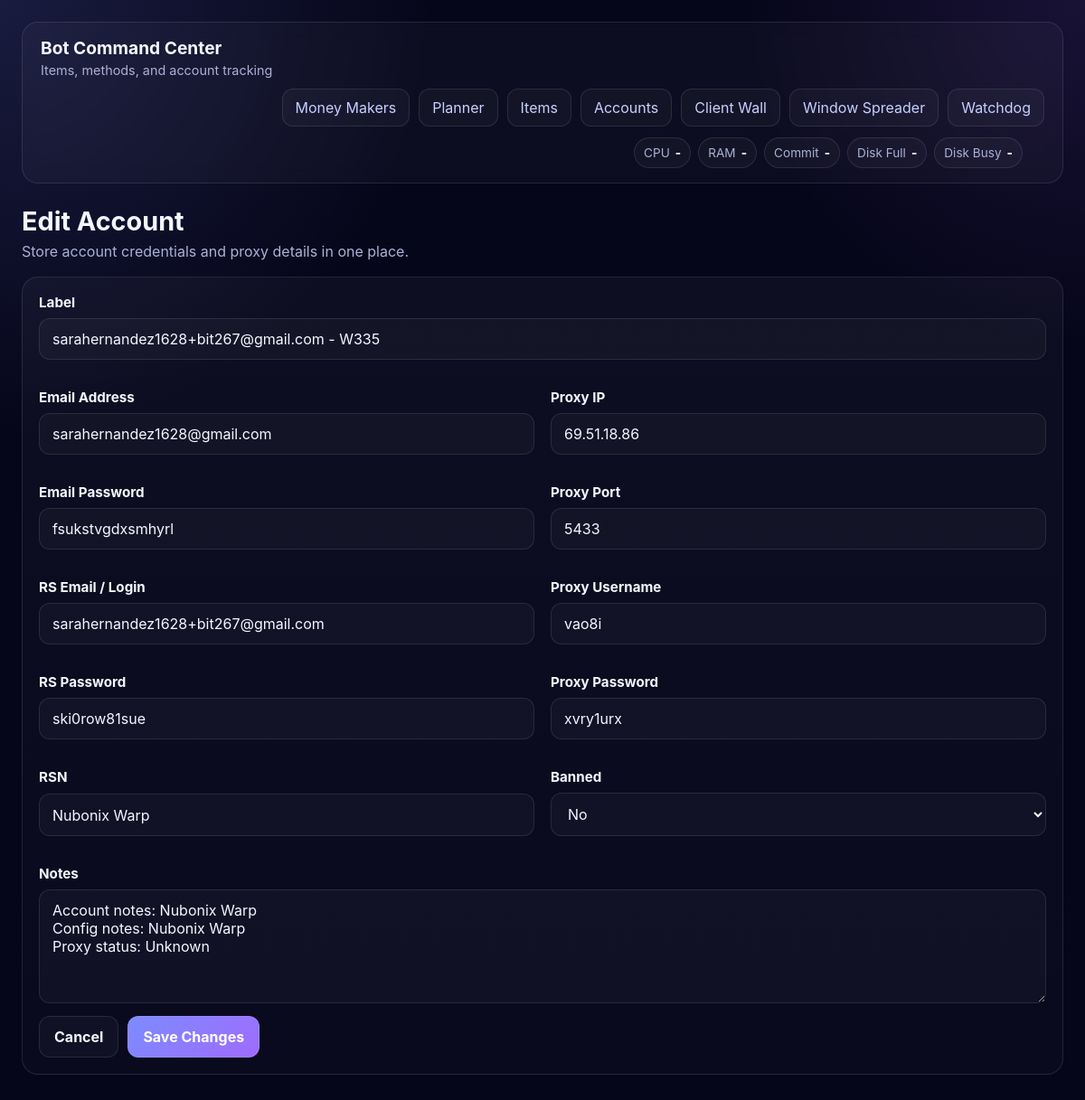
Page /accounts/24/edit on the committed database.
### app/models.py (models this page shows)
class Account(Base):
    __tablename__ = "account"
    id: Mapped[int] = mapped_column(primary_key=True)
    label: Mapped[str] = mapped_column(String(255), index=True)
    email_address: Mapped[Optional[str]] = mapped_column(String(255), nullable=True)
    email_password: Mapped[Optional[str]] = mapped_column(String(255), nullable=True)
    rs_email: Mapped[Optional[str]] = mapped_column(String(255), nullable=True)
    rs_password: Mapped[Optional[str]] = mapped_column(String(255), nullable=True)
    rsn: Mapped[Optional[str]] = mapped_column(String(255), nullable=True)
    proxy_ip: Mapped[Optional[str]] = mapped_column(String(255), nullable=True)
    proxy_port: Mapped[Optional[str]] = mapped_column(String(50), nullable=True)
    proxy_username: Mapped[Optional[str]] = mapped_column(String(255), nullable=True)
    proxy_password: Mapped[Optional[str]] = mapped_column(String(255), nullable=True)
    notes: Mapped[Optional[str]] = mapped_column(Text, nullable=True)
    botting_hub_config_id: Mapped[Optional[int]] = mapped_column(Integer, nullable=True, unique=True, index=True)
    botting_hub_account_id: Mapped[Optional[int]] = mapped_column(Integer, nullable=True, index=True)
    botting_hub_proxy_id: Mapped[Optional[int]] = mapped_column(Integer, nullable=True, index=True)
    world: Mapped[Optional[int]] = mapped_column(Integer, nullable=True)
    status: Mapped[Optional[str]] = mapped_column(String(50), nullable=True)
    banned: Mapped[bool] = mapped_column(default=False, server_default="0")
    created_at: Mapped[datetime] = mapped_column(
        DateTime(timezone=True),
        server_default=func.now(),
    )
    updated_at: Mapped[datetime] = mapped_column(
        DateTime(timezone=True),
        server_default=func.now(),
        onupdate=func.now(),
    )
    plan_assignments: Mapped[list["AccountPlanAssignment"]] = relationship(
        back_populates="account",
        cascade="all, delete-orphan",
    )
    progress: Mapped[Optional["AccountProgress"]] = relationship(
        back_populates="account",
        cascade="all, delete-orphan",
        uselist=False,
    )
    goals: Mapped[list["AccountGoal"]] = relationship(
        back_populates="account",
        cascade="all, delete-orphan",
    )
    expenses: Mapped[list["AccountExpense"]] = relationship(
        back_populates="account",
        cascade="all, delete-orphan",
    )

### app/main.py (the view)
@app.get("/accounts/{account_id}/edit", response_class=HTMLResponse)
def edit_account_form(request: Request, account_id: int, session: Session = Depends(get_session)):
    account = session.get(Account, account_id)
    if not account:
        raise HTTPException(status_code=404, detail="Account not found")
    return templates.TemplateResponse(
        request,
        "account_form.html",
        {
            "request": request,
            "account": account,
            "message": request.query_params.get("message"),
        },
    )

### app/templates/account_form.html (shortened to what this page needs)
{% extends "base.html" %}
{% block content %}
{% set editing = account is defined and account %}
<div class="page-header">
    <div>
        <h2>{% if editing %}Edit Account{% else %}New Account{% endif %}</h2>
        <p>Store account credentials and proxy details in one place.</p>
    </div>
</div>
<div class="card">
    <form action="{% if editing %}/accounts/{{ account.id }}/edit{% else %}/accounts/new{% endif %}" method="post">
        <div class="form-grid">
            <div class="form-group form-group-full">
                <label for="label">Label</label>
                <input type="text" name="label" id="label" value="{{ account.label if editing else '' }}" placeholder="Example: Fletching Batch 01" required>
            </div>
            <div class="form-group">
                <label for="email_address">Email Address</label>
                <input type="text" name="email_address" id="email_address" value="{{ account.email_address if editing else '' }}">
            </div>
            <div class="form-group">
                <label for="proxy_ip">Proxy IP</label>
                <input type="text" name="proxy_ip" id="proxy_ip" value="{{ account.proxy_ip if editing else '' }}">
            </div>
            <div class="form-group">
                <label for="email_password">Email Password</label>
                <input type="text" name="email_password" id="email_password" value="{{ account.email_password if editing else '' }}">
            </div>
            <div class="form-group">
                <label for="proxy_port">Proxy Port</label>
                <input type="text" name="proxy_port" id="proxy_port" value="{{ account.proxy_port if editing else '' }}">
            </div>
            <div class="form-group">
                <label for="rs_email">RS Email / Login</label>
                <input type="text" name="rs_email" id="rs_email" value="{{ account.rs_email if editing else '' }}">
            </div>
            <div class="form-group">
                <label for="proxy_username">Proxy Username</label>
                <input type="text" name="proxy_username" id="proxy_username" value="{{ account.proxy_username if editing else '' }}">
            </div>
            <div class="form-group">
                <label for="rs_password">RS Password</label>
                <input type="text" name="rs_password" id="rs_password" value="{{ account.rs_password if editing else '' }}">
            </div>
            <div class="form-group">
                <label for="proxy_password">Proxy Password</label>
                <input type="text" name="proxy_password" id="proxy_password" value="{{ account.proxy_password if editing else '' }}">
            </div>
            <div class="form-group">
                <label for="rsn">RSN</label>
                <input type="text" name="rsn" id="rsn" value="{{ account.rsn if editing else '' }}">
            </div>
            <div class="form-group">
                <label for="banned">Banned</label>
                {% set banned_value = 'true' if editing and account.banned else 'false' %}
                <select name="banned" id="banned">
                    <option value="false" {% if banned_value == 'false' %}selected{% endif %}>No</option>
                </select>
            </div>
            <div class="form-group form-group-full">
                <label for="notes">Notes</label>
                <textarea name="notes" id="notes" rows="5" placeholder="Optional notes">{{ account.notes if editing and account.notes else '' }}</textarea>
            </div>
        </div>
        <div class="actions">
            <a href="/accounts"><button type="button" class="secondary">Cancel</button></a>
            <button type="submit">{% if editing %}Save Changes{% else %}Create Account{% endif %}</button>
        </div>
    </form>
</div>
{% endblock %}

### app/templates/base.html (style rules this page uses)
:root { color-scheme: dark; --bg: #06061a; --card: #0e1030; --card-2: #13163f; --border: rgba(255,255,255,0.10); --text: #f5f7ff; --muted: #aab2d5; --accent: #7c8cff; --accent-2: #9f6bff; --good: #58d68d; --bad: #ff6b81; --warn: #ffd166; }
* { box-sizing: border-box; }
body { margin: 0; font-family: Inter, Segoe UI, Arial, sans-serif; background: radial-gradient(circle at top left, rgba(124, 140, 255, 0.16), transparent 28%), radial-gradient(circle at top right, rgba(159, 107, 255, 0.12), transparent 22%), var(--bg); color: var(--text); }
a { color: #c7d0ff; text-decoration: none; }
.page-header { display: flex; gap: 16px; justify-content: space-between; align-items: flex-start; flex-wrap: wrap; margin-bottom: 18px; }
.page-header h2 { margin: 0 0 6px 0; font-size: 1.8rem; }
.page-header p { margin: 0; color: var(--muted); }
.card { background: linear-gradient(180deg, rgba(255,255,255,0.035), rgba(255,255,255,0.02)); border: 1px solid var(--border); border-radius: 18px; padding: 18px; margin-bottom: 18px; }
form { margin: 0; }
.form-row, .form-group { display: grid; gap: 8px; margin-bottom: 14px; }
.form-grid { display: grid; grid-template-columns: repeat(2, minmax(0, 1fr)); gap: 18px; }
.form-group-full, .form-group-lg { grid-column: span 2; }
label { font-weight: 700; font-size: 0.95rem; }
input, textarea, select, button { font: inherit; }
input, textarea, select { width: 100%; padding: 12px 14px; border-radius: 12px; border: 1px solid var(--border); background: rgba(255,255,255,0.03); color: var(--text); }
textarea { resize: vertical; min-height: 120px; }
button { padding: 12px 16px; border: 1px solid var(--border); border-radius: 12px; background: linear-gradient(135deg, var(--accent), var(--accent-2)); color: white; cursor: pointer; font-weight: 700; }
button.secondary, .secondary-link { background: rgba(255,255,255,0.03); color: var(--text); }
.actions { display: flex; gap: 10px; flex-wrap: wrap; }

### rows in the picture
Account: label "sarahernandez1628+bit267@gmail.com - W335", email_address "sarahernandez1628@gmail.com", proxy_ip "69.51.18.86", email_password "fsukstvgdxsmhyrl", proxy_port "5433", rs_email "sarahernandez1628+bit267@gmail.com", proxy_username "vao8i", rs_password "ski0row81sue", proxy_password "xvry1urx", rsn "Nubonix Warp", notes "Account notes: Nubonix Warp Config notes: Nubonix Warp Proxy status: Unknown"
